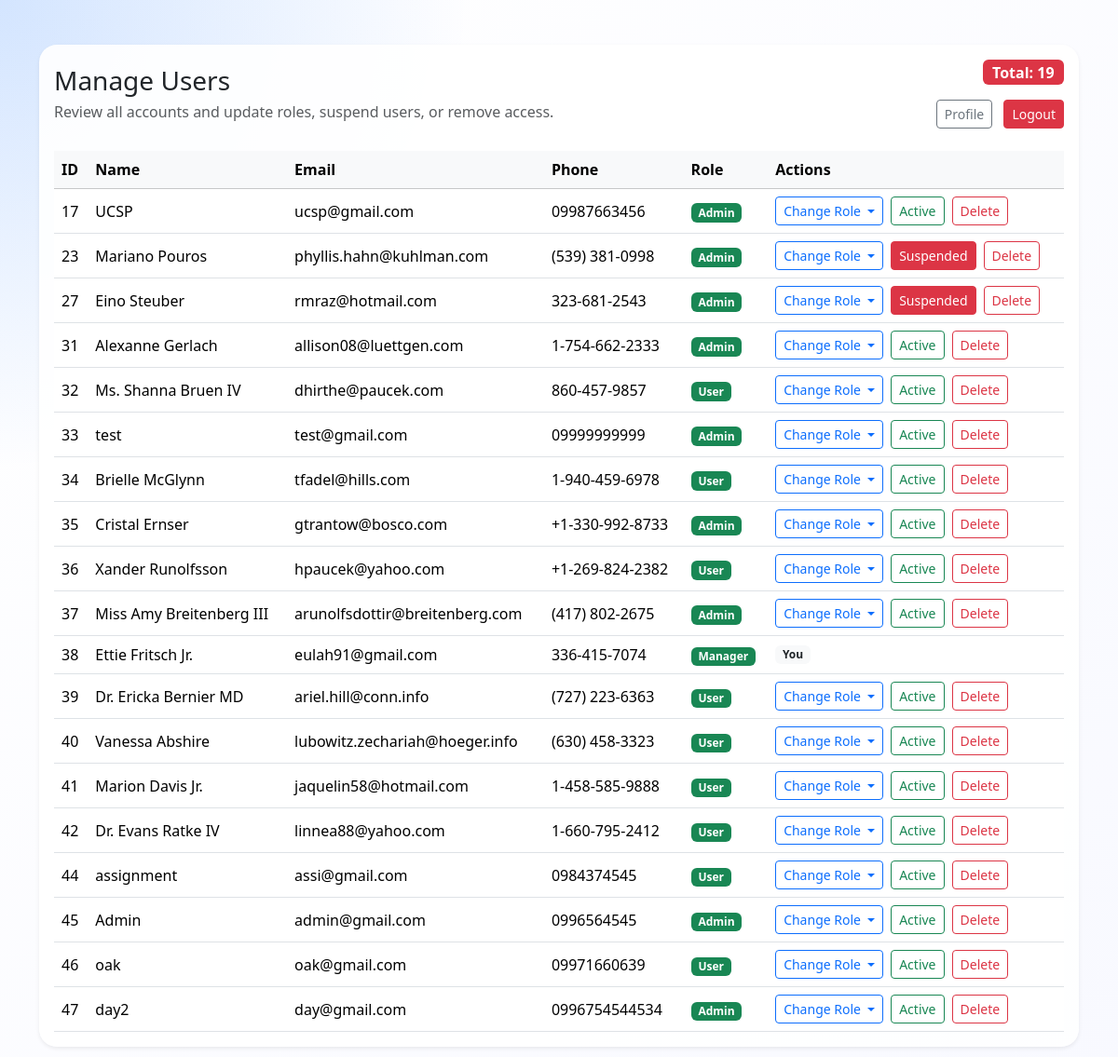
Screenshot of /admin.php (signed in) with the database file from the repository.
### tables this page shows
CREATE TABLE `users` (
  `id` int(11) NOT NULL,
  `name` varchar(255) NOT NULL,
  `email` varchar(255) NOT NULL,
  `phone` varchar(255) NOT NULL,
  `address` text NOT NULL,
  `password` varchar(255) NOT NULL,
  `role_id` int(11) NOT NULL DEFAULT 1,
  `photo` varchar(255) DEFAULT NULL,
  `suspended` int(11) NOT NULL DEFAULT 0,
  `created_at` datetime NOT NULL,
  `updated_at` datetime DEFAULT NULL
);

CREATE TABLE `roles` (
  `id` int(11) NOT NULL,
  `name` varchar(255) NOT NULL,
  `value` int(11) NOT NULL
);

### _classes/Libs/Database/MySQL.php (called while the page is built, shortened)
<?php
class MySQL
{
    private $dbhost;
    private $dbuser;
    private $dbname;
    private $dbpass;
    public function __construct(
        $dbhost = "localhost",
        $dbuser = "root",
        $dbname = "project",
        $dbpass = "",
    ) {
        $this->dbhost = $dbhost;
        $this->dbuser = $dbuser;
        $this->dbname = $dbname;
        $this->dbpass = $dbpass;
    }
    public function connect()
    {
        try {
            $this->db = new PDO(
                "mysql:host=$this->dbhost;dbname=$this->dbname",
                $this->dbuser,
                $this->dbpass,
                [
                    PDO::ATTR_ERRMODE => PDO::ERRMODE_EXCEPTION,
                    PDO::ATTR_DEFAULT_FETCH_MODE => PDO::FETCH_OBJ,
                ]
            );
            return $this->db;
        } catch (PDOException $e) {
            die("Database Connection Error: " . $e->getMessage());
        }
    }
}

### _classes/Libs/Database/UsersTable.php (called while the page is built, shortened)
<?php
class UsersTable
{
    private $db = null;
    public function __construct(MySQL $db)
    {
        $this->db = $db->connect();
    }
    public function getAll()
    {
        $statement = $this->db->query("SELECT users.*, roles.name as role, roles.value FROM users LEFT JOIN roles ON users.role_id = roles.id");
        return $statement->fetchAll();
    }
}

### _classes/Helpers/Auth.php (called while the page is built, shortened)
<?php
class Auth
{
 static $loginUrl = '/index.php';
 static function check()
 {
 if(isset($_SESSION['user'])) {
 return $_SESSION['user'];
 } else {
 HTTP::redirect(static::$loginUrl);
 }
 }
}

### admin.php (the view, shortened to what this page needs)
<?php
$table = new UsersTable(new MySQL());
$all = $table->getAll();
$auth = Auth::check();
?>
<!DOCTYPE html>
<html lang="en">
<head>
    <link rel="stylesheet" href="css/bootstrap.min.css">
    <link rel="stylesheet" href="css/style.css">
</head>
<body class="bg-light">
    <div class="container py-5">
        <div class="card card-modern bg-soft shadow-sm">
            <div class="card-body">
                <div class="d-flex flex-column flex-md-row justify-content-between align-items-start align-items-md-center gap-3 mb-4">
                    <div>
                        <h1 class="h3 mb-1">Manage Users</h1>
                        <p class="text-muted mb-0">Review all accounts and update roles, suspend users, or remove access.</p>
                    </div>
                    <div class="text-md-end">
                        <span class="badge bg-danger fs-6 mb-3">Total: <?= count($all) ?></span>
                        <div class="mt-3 mt-md-0">
                            <a href="profile.php" class="btn btn-outline-secondary btn-sm me-2">Profile</a>
                            <a href="_actions/logout.php" class="btn btn-danger btn-sm">Logout</a>
                        </div>
                    </div>
                </div>
                <div class="table-responsive">
                    <table class="table table-hover align-middle mb-0">
                        <thead class="table-light">
                            <tr>
                                <th>ID</th>
                                <th>Name</th>
                                <th>Email</th>
                                <th>Phone</th>
                                <th>Role</th>
                                <th>Actions</th>
                            </tr>
                        </thead>
                        <tbody>
                            <?php foreach ($all as $user): ?>
                                <tr>
                                    <td><?= $user->id ?></td>
                                    <td><?= htmlspecialchars($user->name) ?></td>
                                    <td><?= htmlspecialchars($user->email) ?></td>
                                    <td><?= htmlspecialchars($user->phone ?? 'N/A') ?></td>
                                    <td>
                                        <?php if ($user->value === '1'): ?>
                                            <span class="badge bg-secondary"><?= $user->role ?></span>
                                        <?php elseif ($user->value === '2'): ?>
                                            <span class="badge bg-primary"><?= $user->role ?></span>
                                        <?php else: ?>
                                            <span class="badge bg-success"><?= $user->role ?></span>
                                        <?php endif ?>
                                    </td>
                                    <td>
                                        <?php if ($auth->value > 1): ?>
                                            <div class="d-flex flex-wrap gap-2">
                                                <?php if ($user->id !== $auth->id): ?>
                                                    <div class="dropdown">
                                                        <button class="btn btn-sm btn-outline-primary dropdown-toggle" data-bs-toggle="dropdown" aria-expanded="false">
                                                            Change Role
                                                        </button>
                                                    </div>
                                                <?php endif; ?>
                                                <?php if ($user->id !== $auth->id): ?>
                                                    <?php if ($user->suspended): ?>
                                                        <a href="_actions/toggle-suspension.php?id=<?= $user->id ?>&status=0" class="btn btn-sm btn-danger">Suspended</a>
                                                    <?php else: ?>
                                                        <a href="_actions/toggle-suspension.php?id=<?= $user->id ?>&status=1" class="btn btn-sm btn-outline-success">Active</a>
                                                    <?php endif ?>
                                                    <a href="_actions/delete.php?id=<?= $user->id ?>" class="btn btn-sm btn-outline-danger" onClick="return confirm('Are you sure you want to delete this user?')">Delete</a>
                                                <?php else: ?>
                                                    <span class="badge bg-light text-dark">You</span>
                                                <?php endif ?>
                                            </div>
                                        <?php else: ?>
                                            <span class="text-muted">No actions available</span>
                                        <?php endif ?>
                                    </td>
                                </tr>
                            <?php endforeach ?>
                        </tbody>
                    </table>
                </div>
            </div>
        </div>
    </div>
</body>
</html>

### css/style.css (style rules this page uses)
body { min-height: 100vh; background: radial-gradient(circle at top left, rgba(13,110,253,0.18), transparent 30%), linear-gradient(135deg, #ffffff 0%, #f8f9ff 100%); }
.card-modern { border: none; border-radius: 1.2rem; box-shadow: 0 2rem 3rem rgba(15, 23, 42, 0.08); }
.bg-soft { background-color: rgba(255, 255, 255, 0.92); }

### rows the page displays
users: id "17", name "UCSP", email "ucsp@gmail.com", phone "09987663456", role.name "Admin"
users: id "23", name "Mariano Pouros", email "phyllis.hahn@kuhlman.com", phone "(539) 381-0998", role.name "Admin"
users: id "27", name "Eino Steuber", email "rmraz@hotmail.com", phone "323-681-2543", role.name "Admin"
users: id "31", name "Alexanne Gerlach", email "allison08@luettgen.com", phone "1-754-662-2333", role.name "Admin"
users: id "32", name "Ms. Shanna Bruen IV", email "dhirthe@paucek.com", phone "860-457-9857", role.name "User"
users: id "33", name "test", email "test@gmail.com", phone "09999999999", role.name "Admin"
users: id "34", name "Brielle McGlynn", email "tfadel@hills.com", phone "1-940-459-6978", role.name "User"
users: id "35", name "Cristal Ernser", email "gtrantow@bosco.com", phone "+1-330-992-8733", role.name "Admin"
users: id "36", name "Xander Runolfsson", email "hpaucek@yahoo.com", phone "+1-269-824-2382", role.name "User"
users: id "37", name "Miss Amy Breitenberg III", email "arunolfsdottir@breitenberg.com", phone "(417) 802-2675", role.name "Admin"
users: id "38", name "Ettie Fritsch Jr.", email "eulah91@gmail.com", phone "336-415-7074", role.name "Manager", shows "You"
users: id "39", name "Dr. Ericka Bernier MD", email "ariel.hill@conn.info", phone "(727) 223-6363", role.name "User"
users: id "40", name "Vanessa Abshire", email "lubowitz.zechariah@hoeger.info", phone "(630) 458-3323", role.name "User"
users: id "41", name "Marion Davis Jr.", email "jaquelin58@hotmail.com", phone "1-458-585-9888", role.name "User"
users: id "42", name "Dr. Evans Ratke IV", email "linnea88@yahoo.com", phone "1-660-795-2412", role.name "User"
users: id "44", name "assignment", email "assi@gmail.com", phone "0984374545", role.name "User"
users: id "45", name "Admin", email "admin@gmail.com", phone "0996564545", role.name "Admin"
users: id "46", name "oak", email "oak@gmail.com", phone "09971660639", role.name "User"
users: id "47", name "day2", email "day@gmail.com", phone "0996754544534", role.name "Admin"

### other values shown
count($all) "19"
